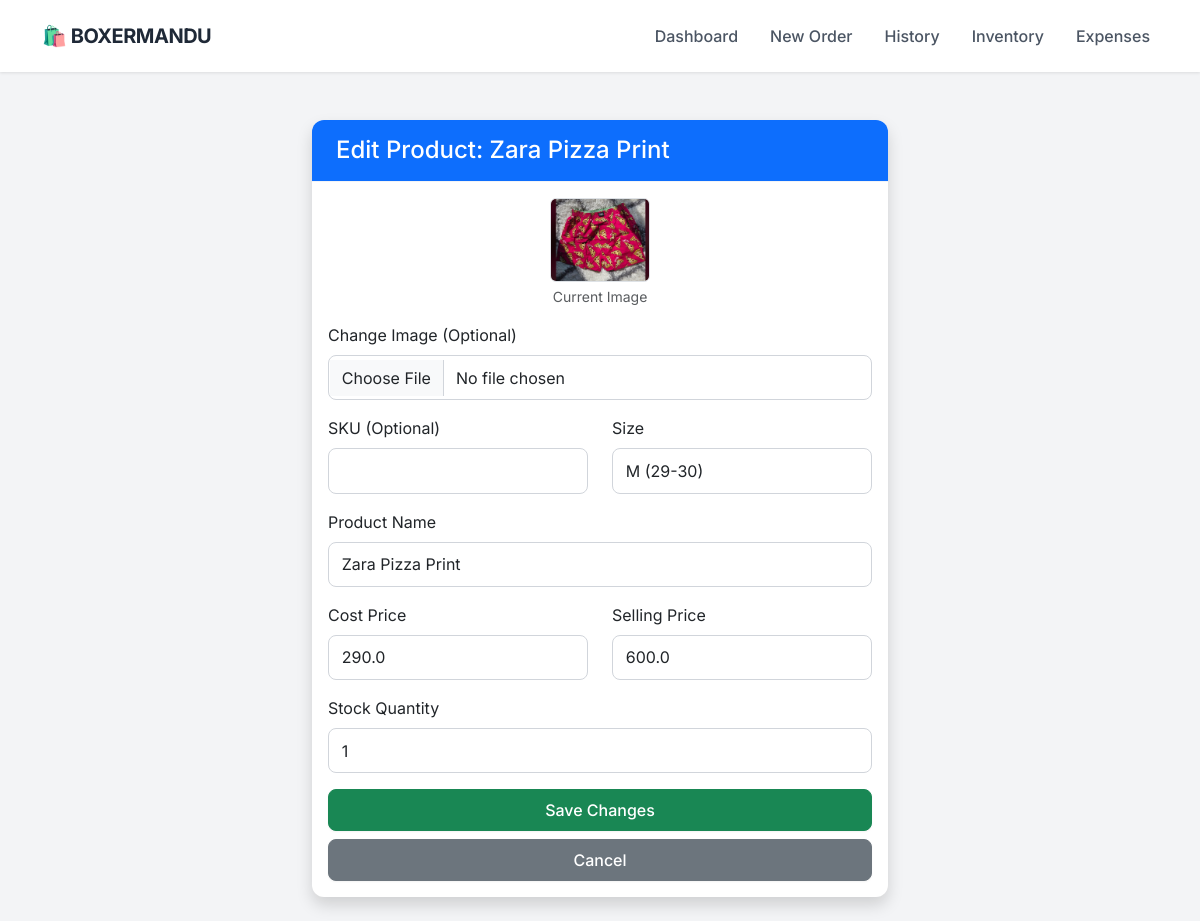
Page /edit_product/1 on the earlier database version.
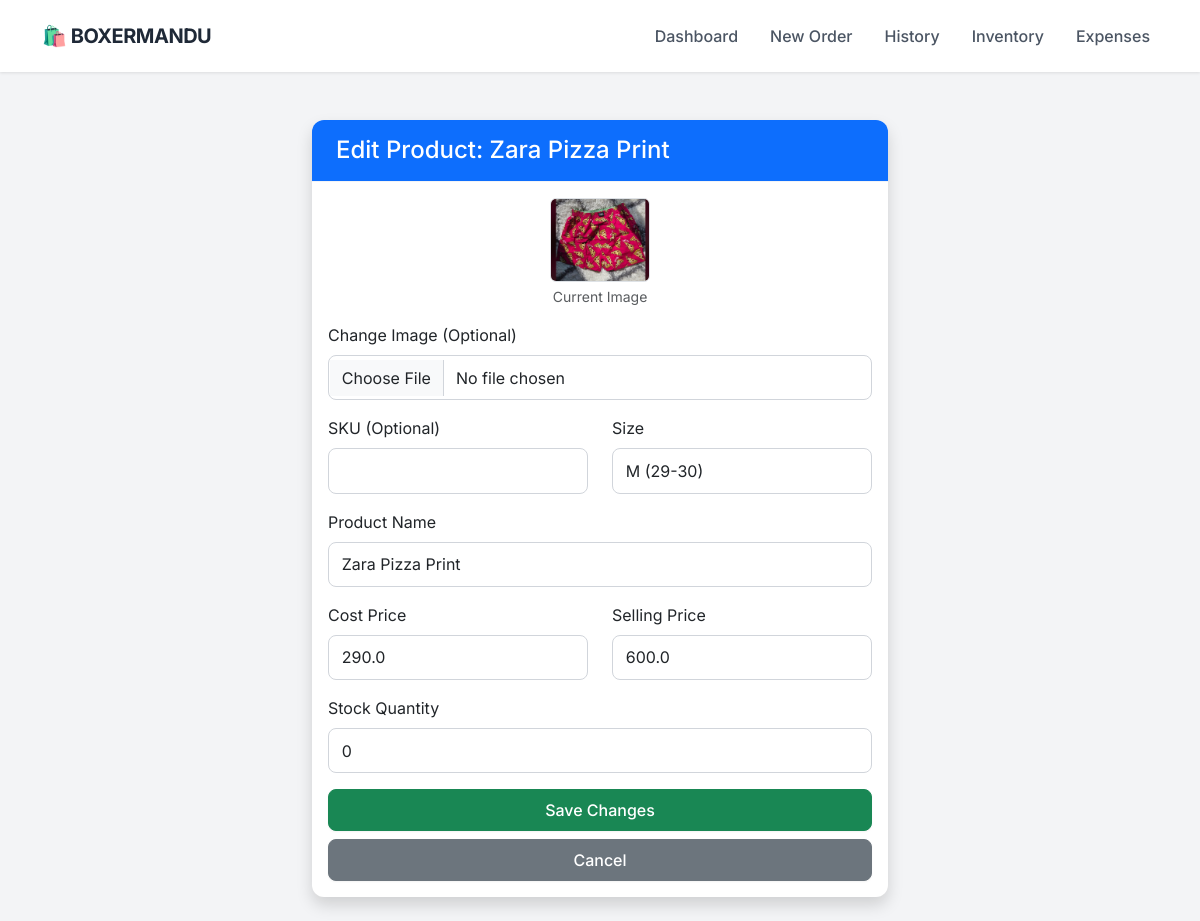
Same page on the later database version.
### app.py (models this page shows)
class Product(db.Model):
    id = db.Column(db.Integer, primary_key=True)
    sku = db.Column(db.String(50), unique=True, nullable=True)
    name = db.Column(db.String(100), nullable=False)
    size = db.Column(db.String(10), nullable=False)
    cost_price = db.Column(db.Float, default=0.0)
    price = db.Column(db.Float, nullable=False)
    stock = db.Column(db.Integer, default=0)
    image = db.Column(db.String(100), nullable=True)

### app.py (the view, shortened to what this page needs)
@app.route('/edit_product/<int:id>', methods=['GET', 'POST'])
def edit_product(id):
    product = Product.query.get_or_404(id)
    return render_template('edit_product.html', p=product)

### templates/edit_product.html
{% extends "layout.html" %}
{% block content %}
<div class="container mt-4" style="max-width: 600px;">
    <div class="card shadow">
        <div class="card-header bg-primary text-white">
            <h4 class="mb-0">Edit Product: {{ p.name }}</h4>
        </div>
        <div class="card-body">
            <form method="POST" enctype="multipart/form-data">
                <div class="text-center mb-3">
                    {% if p.image %}
                    <img src="{{ url_for('static', filename='uploads/' + p.image) }}" width="100" class="rounded border">
                    <p class="small text-muted mt-1">Current Image</p>
                    {% endif %}
                </div>
                <div class="mb-3">
                    <label class="form-label">Change Image (Optional)</label>
                    <input type="file" name="image" class="form-control">
                </div>
                <div class="row mb-3">
                    <div class="col">
                        <label class="form-label">SKU (Optional)</label>
                        <input type="text" name="sku" class="form-control" value="{{ p.sku if p.sku else '' }}">
                    </div>
                    <div class="col">
                        <label class="form-label">Size</label>
                        <input type="text" name="size" class="form-control" value="{{ p.size }}" required>
                    </div>
                </div>
                <div class="mb-3">
                    <label class="form-label">Product Name</label>
                    <input type="text" name="name" class="form-control" value="{{ p.name }}" required>
                </div>
                <div class="row mb-3">
                    <div class="col">
                        <label class="form-label">Cost Price</label>
                        <input type="number" name="cost_price" class="form-control" step="0.01" value="{{ p.cost_price }}" required>
                    </div>
                    <div class="col">
                        <label class="form-label">Selling Price</label>
                        <input type="number" name="price" class="form-control" step="0.01" value="{{ p.price }}" required>
                    </div>
                </div>
                <div class="mb-3">
                    <label class="form-label">Stock Quantity</label>
                    <input type="number" name="stock" class="form-control" value="{{ p.stock }}" required>
                </div>
                <div class="d-grid gap-2">
                    <button type="submit" class="btn btn-success">Save Changes</button>
                    <a href="/inventory" class="btn btn-secondary">Cancel</a>
                </div>
            </form>
        </div>
    </div>
</div>
{% endblock %}

Differences in the rows shown:
changed Product "Zara Pizza Print": stock "1" → "0"
